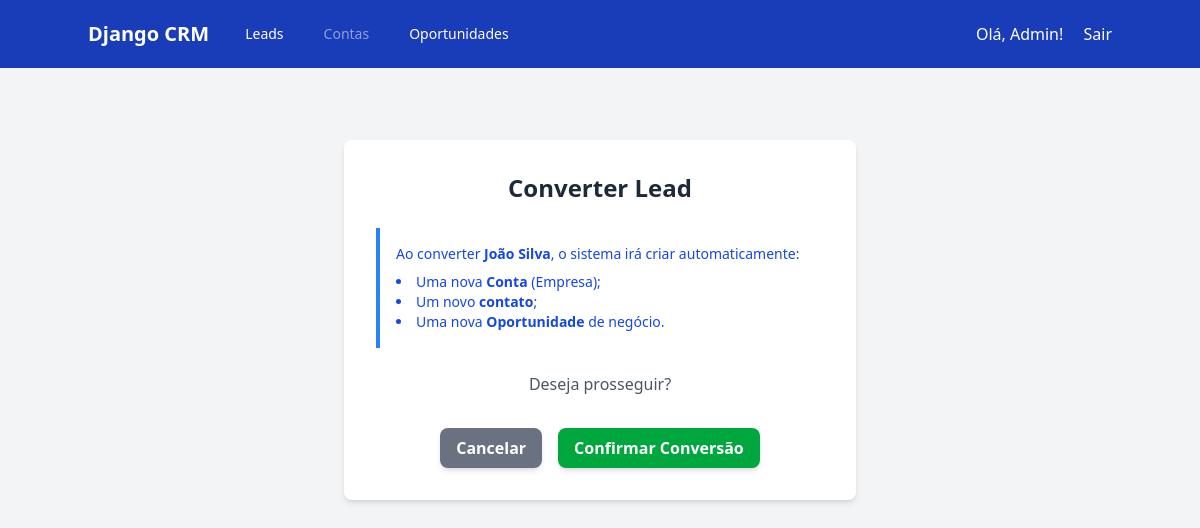
Screenshot of /leads/6/convert/ (signed in) with the database file from the repository.
### users/models.py (models this page shows, shortened)
class User(AbstractUser):
    ROLE_CHOICES = (
        ('admin', 'Administrador'),
        ('vendedor', 'Vendedor'),
        ('gerente', 'Gerente'),
    )
    role = models.CharField(
        max_length=10,
        choices=ROLE_CHOICES,
        default='vendedor',
    )

### leads/models.py (models this page shows, shortened)
class Lead(models.Model):
    first_name = models.CharField(max_length=100, verbose_name="Nome")
    last_name = models.CharField(max_length=100, verbose_name="Sobrenome")
    company_name = models.CharField(max_length=255, blank=True, null=True, verbose_name="Empresa")
    email = models.EmailField(max_length=255, blank=True, null=True, verbose_name="Email")
    phone = models.CharField(max_length=20, blank=True, null=True, verbose_name="Telefone")
    STATUS_CHOICES = (
        ('novo', 'Novo'),
        ('contatado', 'Contatado'),
        ('qualificado', 'Qualificado'),
        ('perdido', 'Perdido'),
        ('convertido', 'Convertido'),
    )
    status = models.CharField(max_length=15, choices=STATUS_CHOICES, default='novo')
    owner = models.ForeignKey(
        settings.AUTH_USER_MODEL,
        on_delete=models.SET_NULL,
        null=True,
        blank=True,
        related_name="leads_owned",
        verbose_name="Dono do Lead"
    )
    created_at = models.DateTimeField(auto_now_add=True)
    updated_at = models.DateTimeField(auto_now=True)

### leads/views.py (the view, shortened to what this page needs)
# urls.py: path('<int:pk>/convert/', LeadConvertView.as_view(), name='convert'),
class LeadConvertView(LoginRequiredMixin, View):
    def get(self, request, pk):
        lead = get_object_or_404(Lead, pk=pk, owner=request.user)
        return render(request, 'leads/lead_convert.html', {'lead': lead})

### templates/leads/lead_convert.html (shortened to what this page needs)
{% extends 'base.html' %}
{% block content %}
<div class="max-w-lg mx-auto bg-white p-8 rounded-lg shadow-md mt-10">
    <h1 class="text-2xl font-bold text-center text-gray-800 mb-6">Converter Lead</h1>
    <div class="bg-glue-50 border-l-4 border-blue-500 p-4 mb-6">
        <p class="text-sm text-blue-700">
            Ao converter <strong>{{ lead.first_name }} {{ lead.last_name }}</strong>, o sistema irá criar automaticamente:
        </p>
        <ul class="list-disc list-inside mt-2 text-sm text-blue-700">
            <li>Uma nova <strong>Conta</strong> (Empresa);</li>
            <li>Um novo <strong>contato</strong>;</li>
            <li>Uma nova <strong>Oportunidade</strong> de negócio.</li>
        </ul>
    </div>
    <p class="text-center text-gray-600 mb-8">
        Deseja prosseguir?
    </p>
    <form method="post">
        <div class="flex justify-center space-x-4">
            <a href="{% url 'leads:detail' pk=lead.pk %}" class="bg-gray-500 hover:bg-gray-600 text-white font-bold py-2 px-4 rounded-lg shadow-md transition duration-300">
                Cancelar
            </a>
            <button type="submit" class="bg-green-600 hover:bg-green-700 text-white font-bold py-2 px-4 rounded-lg shadow-md transition duration-300">
                Confirmar Conversão
            </button>
        </div>
    </form>
</div>
{% endblock %}

### templates/base.html (shortened to what this page needs)
{% load static %}
{% load tailwind_tags %}
<!DOCTYPE html>
<html lang="pt-br">
<head>
    {% tailwind_css %}
</head>
<body class="bg-gray-100">
    <nav class="bg-blue-800 text-white p-4">
        <div class="container mx-auto flex justify-between items-center">
            <div class="flex items-center space-x-6">
                <a href="{% url 'dashboard:home' %}" class="font-bold text-xl">Django CRM</a>
                {% if user.is_authenticated %}
                <div class="flex space-x-4">
                    <a href="{% url 'leads:list' %}" class="px-3 py-2 rounded-md text-sm font-medium text-white hover:bg-blue-700">Leads</a>
                    <a href="#" class="px-3 py-2 rounded-md text-sm font-medium text-white hover:bg-blue-700 opacity-50 cursor-not-allowed">Contas</a>
                    <a href="{% url 'leads:kanban' %}" class="px-3 py-2 rounded-md text-sm font-medium text-white hover:bg-blue-700">Oportunidades</a>
                </div>
                {% endif %}
            </div>
            <div>
                {% if user.is_authenticated %}
                    <span class="mr-4">Olá, {{ user.username }}!</span>
                    <form action="{% url 'logout' %}" method="post" class="inline">
                        <button type="submit" class="hover:text-gray-300 bg-transparent border-none p-0 cursor-pointer">
                            Sair
                        </button>
                    </form>
                    {% else %}
                    <a href="{% url 'login' %}" class="hover:text-gray-300">Login</a>
                {% endif %}
            </div>
        </div>
    </nav>
    <main class="container mx-auto p-4 mt-4">
        {% block content %}
        {% endblock %}
    </main>
</body>
</html>

### rows the page displays
User: username "Admin"
Lead: first_name "João", last_name "Silva"
